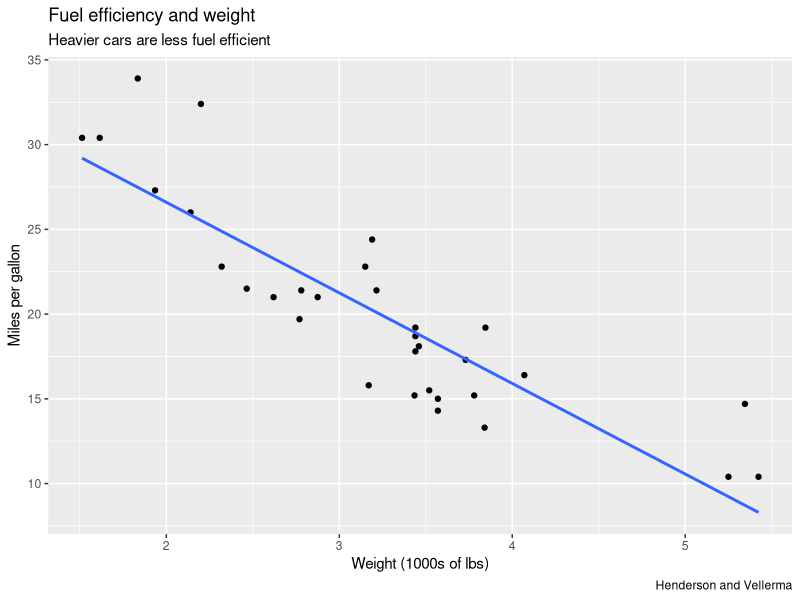

This chart was generated by the following R code:
library(tidyverse)

car_plot <- mtcars  |>  
  select(mpg, wt)  |> 
  ggplot(aes(x=wt, y=mpg)) + 
  geom_point() +
  geom_smooth(method="lm", formula=y~x ,se=FALSE) + 
  labs(title="Fuel efficiency and weight",
       subtitle="Heavier cars are less fuel efficient",
       y="Miles per gallon",
       x="Weight (1000s of lbs)",
       caption="Henderson and Vellerma")

write_rds(x=car_plot, "file=carplot.rds")

ggsave("car-plot.png", plot=car_plot)
